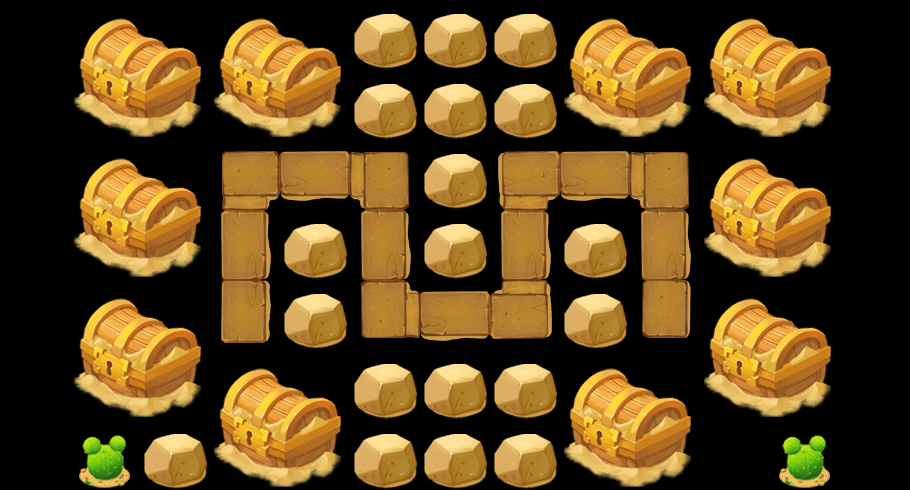

The image is a tile-based game level rendered from a .tmx file. Its description and source (layers, tilesets, objects; grid data summarised) follow:
An orthogonal 13x7 tile map with 70x70 px tiles, 2 tile layers (content, things) and 9 objects (preTower, way1_0, way1_1, way1_2, way1_3, ...).

<map version="1.0" orientation="orthogonal" width="13" height="7" tilewidth="70" tileheight="70">
 <tileset firstgid="1" name="theme3Tiles" tilewidth="70" tileheight="70" spacing="2" margin="2">
  <image source="theme1Tiles.png" width="512" height="512" />
  <tile id="4">
   <properties>
    <property name="thingIdx" value="303" />
   </properties>
  </tile>
  <tile id="6">
   <properties>
    <property name="thingIdx" value="107" />
   </properties>
  </tile>
  <tile id="7">
   <properties>
    <property name="thingIdx" value="401" />
   </properties>
  </tile>
  <tile id="8">
   <properties>
    <property name="" value="" />
   </properties>
  </tile>
  <tile id="9">
   <properties>
    <property name="thingIdx" value="206" />
   </properties>
  </tile>
  <tile id="10">
   <properties>
    <property name="thingIdx" value="207" />
   </properties>
  </tile>
  <tile id="11">
   <properties>
    <property name="thingIdx" value="304" />
   </properties>
  </tile>
  <tile id="13">
   <properties>
    <property name="thingIdx" value="112" />
   </properties>
  </tile>
  <tile id="14">
   <properties>
    <property name="thingIdx" value="109" />
   </properties>
  </tile>
  <tile id="15">
   <properties>
    <property name="thingIdx" value="109" />
   </properties>
  </tile>
  <tile id="16">
   <properties>
    <property name="thingIdx" value="112" />
   </properties>
  </tile>
  <tile id="17">
   <properties>
    <property name="thingIdx" value="" />
   </properties>
  </tile>
  <tile id="18">
   <properties>
    <property name="thingIdx" value="" />
   </properties>
  </tile>
  <tile id="19">
   <properties>
    <property name="thingIdx" value="111" />
   </properties>
  </tile>
  <tile id="20">
   <properties>
    <property name="thingIdx" value="110" />
   </properties>
  </tile>
  <tile id="21">
   <properties>
    <property name="blank" value="1" />
   </properties>
  </tile>
  <tile id="22">
   <properties>
    <property name="way" value="1" />
   </properties>
  </tile>
  <tile id="23">
   <properties>
    <property name="way" value="1" />
   </properties>
  </tile>
  <tile id="24">
   <properties>
    <property name="way" value="1" />
   </properties>
  </tile>
  <tile id="25">
   <properties>
    <property name="way" value="1" />
   </properties>
  </tile>
  <tile id="26">
   <properties>
    <property name="way" value="1" />
   </properties>
  </tile>
  <tile id="27">
   <properties>
    <property name="way" value="1" />
   </properties>
  </tile>
  <tile id="28">
   <properties>
    <property name="way" value="1" />
   </properties>
  </tile>
  <tile id="29">
   <properties>
    <property name="way" value="1" />
   </properties>
  </tile>
  <tile id="30">
   <properties>
    <property name="way" value="1" />
   </properties>
  </tile>
  <tile id="31">
   <properties>
    <property name="way" value="1" />
   </properties>
  </tile>
  <tile id="32">
   <properties>
    <property name="way" value="1" />
   </properties>
  </tile>
  <tile id="33">
   <properties>
    <property name="way" value="1" />
   </properties>
  </tile>
  <tile id="34">
   <properties>
    <property name="way" value="1" />
   </properties>
  </tile>
  <tile id="35">
   <properties>
    <property name="way" value="1" />
   </properties>
  </tile>
  <tile id="36">
   <properties>
    <property name="way" value="1" />
   </properties>
  </tile>
  <tile id="37">
   <properties>
    <property name="way" value="1" />
   </properties>
  </tile>
 </tileset>
 <layer name="content" width="13" height="7">
  <data>[91 cells, 15 non-empty, 5 distinct tile ids]</data>
 </layer>
 <layer name="things" width="13" height="7">
  <data>[91 cells, 61 non-empty, 6 distinct tile ids]</data>
 </layer>
 <objectgroup name="objs" width="13" height="7">
  <object name="preTower" x="733" y="445" width="20" height="23">
   <properties>
    <property name="level" value="3" />
    <property name="towerIdx" value="1" />
   </properties>
  </object>
  <object name="way1_0" x="233" y="306" width="21" height="17" />
  <object name="way1_1" x="231" y="165" width="21" height="17" />
  <object name="way1_2" x="371" y="167" width="21" height="17" />
  <object name="way1_3" x="374" y="298" width="21" height="17" />
  <object name="way1_4" x="508" y="305" width="21" height="17" />
  <object name="way1_5" x="515" y="168" width="21" height="17" />
  <object name="way1_6" x="655" y="168" width="21" height="17" />
  <object name="way1_7" x="654" y="301" width="21" height="17" />
 </objectgroup>
</map>
